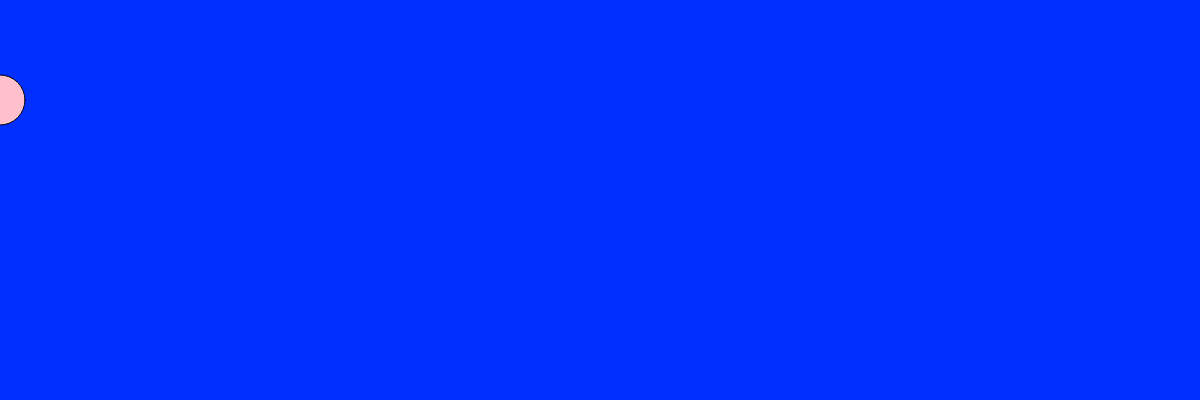
Frame 1 (no input)
Frame 60 (no input): identical to frame 1, image omitted
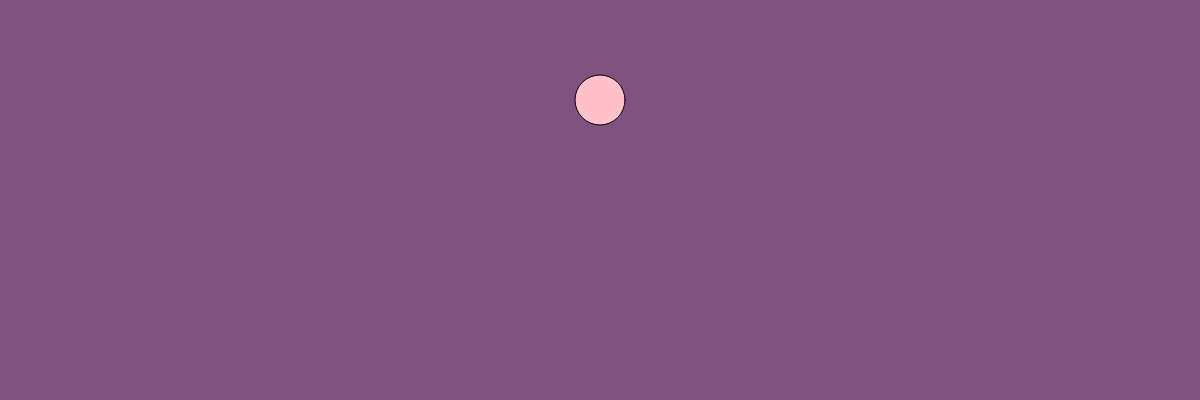
Frame 120 (the mouse pressed at the canvas centre since frame 60)

The p5.js sketch that drew these frames (run headless with seeded random() and noise() and a simulated clock; from frame 60 on, the mouse is pressed at the canvas centre):

// p5.js sketch
// ── sketch.js

var r = 0;
var g = 50;
var b=255;


function setup(){

  createCanvas(1200,400);
}


function draw(){
  r=map(mouseX,0,1200,0,255);
  g =map(mouseX,50,900,50,100);
  b= map(mouseX,0,1200,255,0);
  background(r,g,b);
  fill("pink");
  ellipse(mouseX,100,50,50);
}
